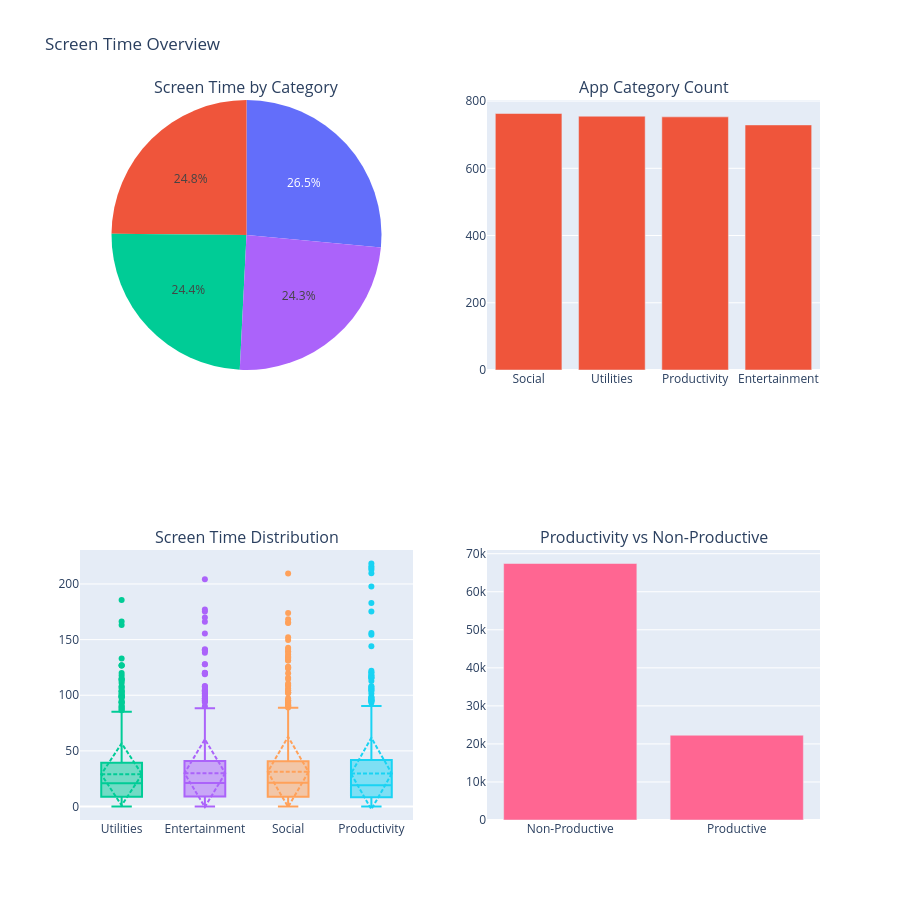

Write notebook code for a chart like this one.
### Code cell
# Exploratory Data Analysis - Screen Time Distribution by Category
fig = make_subplots(
    rows=2, cols=2,
    subplot_titles=("Screen Time by Category", "App Category Count", 
                   "Screen Time Distribution", "Productivity vs Non-Productive"),
    specs=[[{"type": "pie"}, {"type": "bar"}],
           [{"type": "box"}, {"type": "bar"}]]
)

# 1. Screen time by category (pie chart)
category_time = df.groupby('category')['screen_time_min'].sum()
fig.add_trace(
    go.Pie(labels=category_time.index, values=category_time.values, name="Category"),
    row=1, col=1
)

# 2. App category count (bar chart)
category_count = df['category'].value_counts()
fig.add_trace(
    go.Bar(x=category_count.index, y=category_count.values, name="Count", showlegend=False),
    row=1, col=2
)

# 3. Screen time distribution by category (box plot)
for category in df['category'].unique():
    category_data = df[df['category'] == category]['screen_time_min']
    fig.add_trace(
        go.Box(y=category_data, name=category, boxmean='sd'),
        row=2, col=1
    )

# 4. Productivity comparison (bar chart)
productivity_time = df.groupby('is_productive')['screen_time_min'].sum()
fig.add_trace(
    go.Bar(x=['Non-Productive', 'Productive'], y=productivity_time.values, 
           name="Total Time", showlegend=False),
    row=2, col=2
)

fig.update_layout(height=900, title_text="Screen Time Overview", showlegend=False)
fig.show()

print("Summary Statistics:")
print(df.groupby('category')['screen_time_min'].agg(['sum', 'mean', 'min', 'max']))

### Figure 1 — Plotly figure (JSON) as saved in the notebook; plotly's stock layout.template omitted (floating-point values rounded to 4 significant figures; data arrays with more than 128 entries replaced by an {"elided": "..."} marker saying what was removed)
{"data": [{"domain": {"x": [0, 0.45], "y": [0.625, 1]}, "labels": ["Entertainment", "Productivity", "Social", "Utilities"], "name": "Category", "type": "pie", "values": [21860.0, 22280.0, 23750.0, 21810.0]}, {"name": "Count", "showlegend": false, "type": "bar", "x": ["Social", "Utilities", "Productivity", "Entertainment"], "xaxis": "x", "y": [763, 755, 753, 729], "yaxis": "y"}, {"boxmean": "sd", "name": "Utilities", "type": "box", "xaxis": "x2", "y": {"elided": "755 float values"}, "yaxis": "y2"}, {"boxmean": "sd", "name": "Entertainment", "type": "box", "xaxis": "x2", "y": {"elided": "729 float values"}, "yaxis": "y2"}, {"boxmean": "sd", "name": "Social", "type": "box", "xaxis": "x2", "y": {"elided": "763 float values"}, "yaxis": "y2"}, {"boxmean": "sd", "name": "Productivity", "type": "box", "xaxis": "x2", "y": {"elided": "753 float values"}, "yaxis": "y2"}, {"name": "Total Time", "showlegend": false, "type": "bar", "x": ["Non-Productive", "Productive"], "xaxis": "x3", "y": [67420.0, 22280.0], "yaxis": "y3"}], "layout": {"annotations": [{"font": {"size": 16}, "showarrow": false, "text": "Screen Time by Category", "x": 0.225, "xanchor": "center", "xref": "paper", "y": 1, "yanchor": "bottom", "yref": "paper"}, {"font": {"size": 16}, "showarrow": false, "text": "App Category Count", "x": 0.775, "xanchor": "center", "xref": "paper", "y": 1, "yanchor": "bottom", "yref": "paper"}, {"font": {"size": 16}, "showarrow": false, "text": "Screen Time Distribution", "x": 0.225, "xanchor": "center", "xref": "paper", "y": 0.375, "yanchor": "bottom", "yref": "paper"}, {"font": {"size": 16}, "showarrow": false, "text": "Productivity vs Non-Productive", "x": 0.775, "xanchor": "center", "xref": "paper", "y": 0.375, "yanchor": "bottom", "yref": "paper"}], "height": 900, "showlegend": false, "title": {"text": "Screen Time Overview"}, "xaxis": {"anchor": "y", "domain": [0.55, 1]}, "xaxis2": {"anchor": "y2", "domain": [0, 0.45]}, "xaxis3": {"anchor": "y3", "domain": [0.55, 1]}, "yaxis": {"anchor": "x", "domain": [0.625, 1]}, "yaxis2": {"anchor": "x2", "domain": [0, 0.375]}, "yaxis3": {"anchor": "x3", "domain": [0, 0.375]}}}
